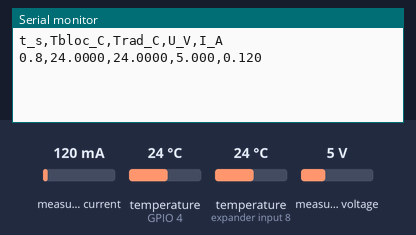
A sketch run on a simulated ESP32. Shown: the last lines printed to the serial monitor. The test bench sets the inputs (shaded band); at power-on: measured current 120 mA, temperature (sensors on GPIO 4, expander input 8) 24 °C, measured voltage 5 V.

Above: at 1.5 s.
1.6 s: measured current set to 40 mA
At 2.5 s:
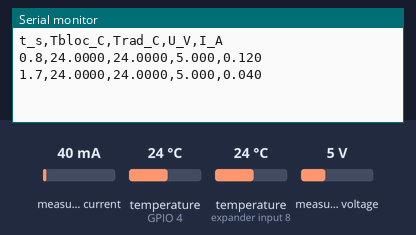
3.1 s: temperature (sensor on GPIO 4) set to 12 °C
At 4.3 s:
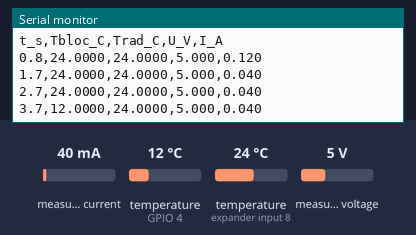
4.6 s: temperature (sensor on expander input 8) set to 12 °C
At 5.5 s:
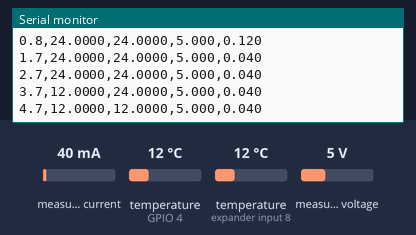
6.1 s: measured voltage set to 0.3 V
At 7.4 s:
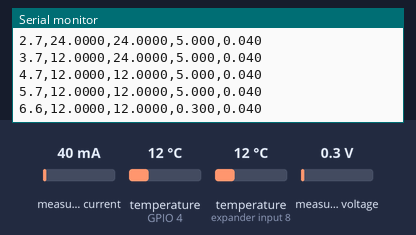
7.6 s: temperature (sensor on GPIO 4) set to 19 °C
At 7.9 s:
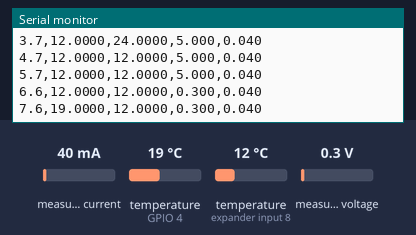
9.1 s: temperature (sensor on expander input 8) set to 19 °C
At 10.3 s:
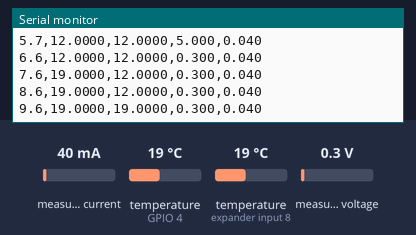
Timing chart, 0 to 11.6 s (numbered marks = the images above; inputs shaded):
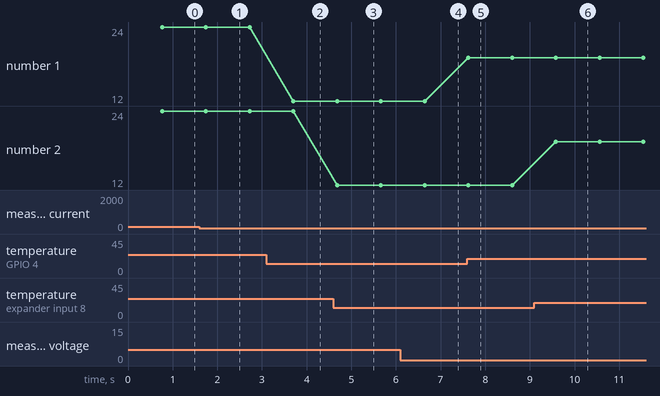

Measured:
- after the input at 1.6 s, the serial monitor: prints a new line after 0.15 s (image 1)
- after the input at 3.1 s, the serial monitor: prints a new line after 0.61 s (image 2)
- after the input at 4.6 s, the serial monitor: prints a new line after 0.08 s (image 3)
- after the input at 6.1 s, the serial monitor: prints a new line after 0.54 s (image 4)
- after the input at 7.6 s, the serial monitor: prints a new line at once (image 5)
- after the input at 9.1 s, the serial monitor: prints a new line after 0.48 s (image 6)
- plotted number 1: 24 → 12 after the input at 3.1 s, 12 → 19 after the input at 7.6 s

The sketch:

peltier.ino
```cpp
/* Module Peltier : generateur (Seebeck) et pompe a chaleur.
   Livre "L'entropie sous toutes ses formes", chapitre Onsager.
   ESP32, deux sondes DS18B20 sur GPIO4 (4,7 kohm vers 3,3 V),
   INA219 (SDA=GPIO21, SCL=GPIO22, alimente en 3,3 V).
   Sonde 0 : bloc d'aluminium ; sonde 1 : radiateur (a verifier en chauffant
   une sonde a la main : l'ordre depend de leurs adresses).
   Aucune commande : le courant (1 A) vient d'une alimentation de laboratoire
   a limitation de courant ; on inverse le courant en permutant les fils.
   Sortie CSV : t_s,Tbloc_C,Trad_C,U_V,I_A
   L'INA219 ne mesure pas de tension negative : le placer du cote du
   "plus" de l'alimentation, avant l'inverseur. */

#include <Wire.h>
#include <OneWire.h>
#include <DallasTemperature.h>
#include <Adafruit_INA219.h>

OneWire bus(4);
DallasTemperature sondes(&bus);
Adafruit_INA219 ina;

void setup() {
  Serial.begin(115200);
  Wire.begin(21, 22);               // SDA, SCL
  sondes.begin();
  sondes.setResolution(12);
  if (!ina.begin()) Serial.println(F("# INA219 absent"));
  Serial.println(F("t_s,Tbloc_C,Trad_C,U_V,I_A"));
}

void loop() {
  sondes.requestTemperatures();     // environ 750 ms
  Serial.print(millis() / 1000.0, 1); Serial.print(',');
  Serial.print(sondes.getTempCByIndex(0), 4); Serial.print(',');
  Serial.print(sondes.getTempCByIndex(1), 4); Serial.print(',');
  Serial.print(ina.getBusVoltage_V(), 3); Serial.print(',');
  Serial.println(ina.getShuntVoltage_mV() / 100.0, 3);  // shunt 0,1 ohm
  delay(200);
}
```
